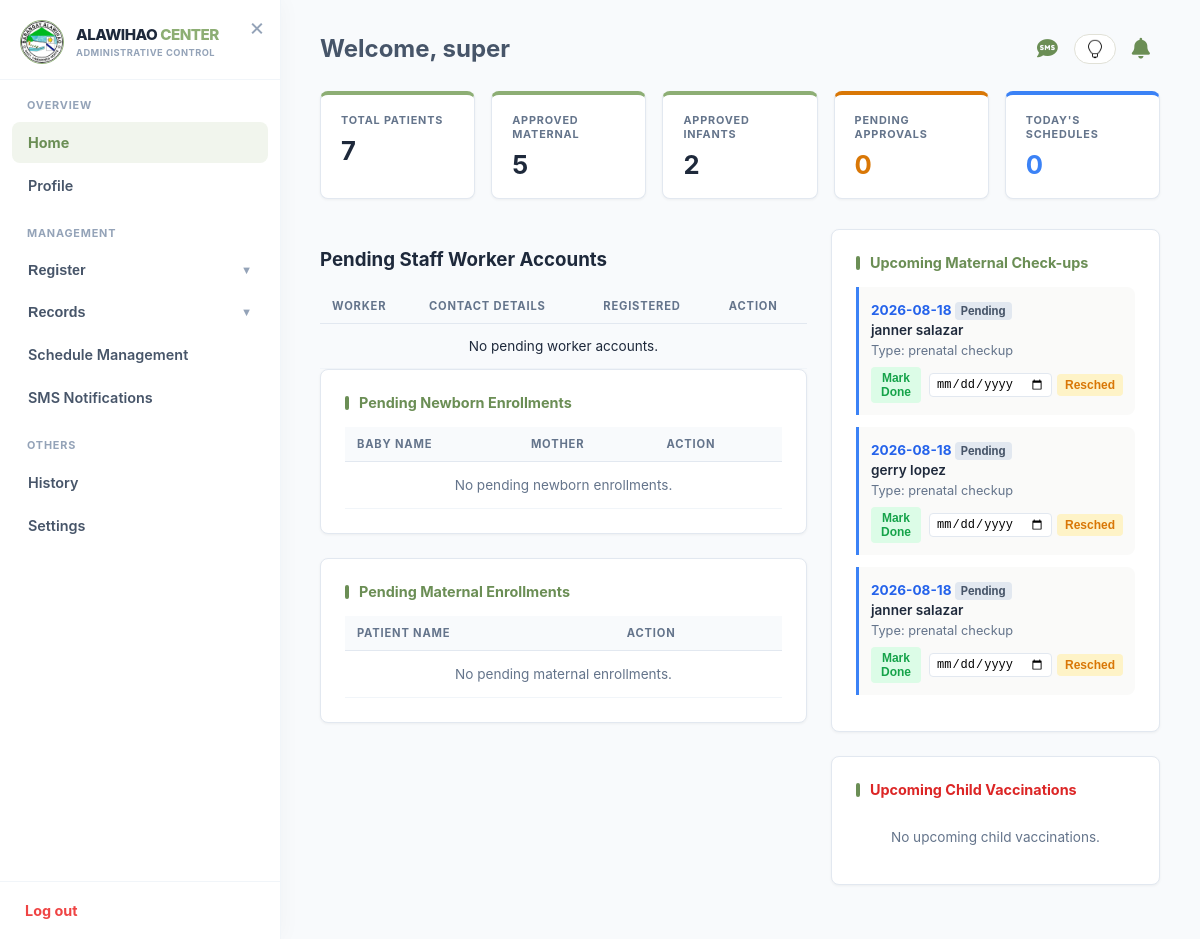
The app's page /admin/admin_dashboard.php (signed in) with its own data.
### tables this page shows
CREATE TABLE `schedules` (
  `id` int(11) NOT NULL,
  `category` enum('Child','Maternal') NOT NULL,
  `patient_name` varchar(255) NOT NULL,
  `service_type` varchar(255) NOT NULL,
  `schedule_date` date NOT NULL,
  `schedule_time` time NOT NULL,
  `status` enum('Pending','Approved','Completed','Cancelled','Reschedule Requested') DEFAULT 'Pending',
  `notes` text DEFAULT NULL,
  `created_at` timestamp NOT NULL DEFAULT current_timestamp()
);

### admin/admin_dashboard.php (the view, shortened to what this page needs)
<?php
include '../db_connect.php';
if (isset($_SESSION['user_id'])) {
    $current_id = $_SESSION['user_id'];
    mysqli_query($conn, "UPDATE users SET last_activity = NOW() WHERE id = '$current_id'");
}
if (!function_exists('check_table_exists')) {
    function check_table_exists($conn, $tableName) {
        $res = mysqli_query($conn, "SHOW TABLES LIKE '$tableName'");
        return ($res && mysqli_num_rows($res) > 0);
    }
}
$mat_reg_table = check_table_exists($conn, 'maternal_registrations') ? 'maternal_registrations' : 'maternal_registration';
$inf_reg_table = check_table_exists($conn, 'children') ? 'children' : 'children ';
$total_maternal_q = mysqli_query($conn, "SELECT COUNT(*) as count FROM $mat_reg_table");
$total_maternal = $total_maternal_q ? mysqli_fetch_assoc($total_maternal_q)['count'] : 0;
$total_infant_q = mysqli_query($conn, "SELECT COUNT(*) as count FROM $inf_reg_table");
$total_infant = $total_infant_q ? mysqli_fetch_assoc($total_infant_q)['count'] : 0;
$total_patients = $total_maternal + $total_infant;
$infant_pending = mysqli_query($conn, "SELECT * FROM $inf_reg_table WHERE status='Pending'");
$maternal_pending = mysqli_query($conn, "SELECT *,
    CONCAT(COALESCE(street,''), ' ', COALESCE(barangay,''), ' ', COALESCE(municipality,'')) AS computed_address,
    CONCAT(COALESCE(spouse_fname,''), ' ', COALESCE(spouse_lname,'')) AS computed_spouse
    FROM $mat_reg_table WHERE status='Pending' ORDER BY created_at DESC");
$pending_infant_count = $infant_pending ? mysqli_num_rows($infant_pending) : 0;
$pending_maternal_count = $maternal_pending ? mysqli_num_rows($maternal_pending) : 0;
$pending_total = ($pending_infant_count + $pending_maternal_count);
$today_maternal_count = 0;
$upcoming_maternal = [];
if (check_table_exists($conn, 'schedules')) {
    $today_mat_q = mysqli_query($conn, "SELECT COUNT(*) as count FROM schedules WHERE category='Maternal' AND LOWER(status) != 'completed' AND schedule_date = CURDATE()");
    if ($today_mat_q) { $today_maternal_count = mysqli_fetch_assoc($today_mat_q)['count']; }
    $mat_upcoming_q = mysqli_query($conn, "
        SELECT id, schedule_date, schedule_time, service_type AS appointment_type, status, patient_name AS full_name
        FROM schedules
        WHERE category = 'Maternal' AND LOWER(status) != 'completed'
        ORDER BY schedule_date ASC, schedule_time ASC LIMIT 10
    ");
    if ($mat_upcoming_q) {
        while ($row = mysqli_fetch_assoc($mat_upcoming_q)) {
            $upcoming_maternal[] = $row;
        }
    }
}
$today_infant_count = 0;
$upcoming_infant = [];
if (check_table_exists($conn, 'schedules')) {
    $today_inf_q = mysqli_query($conn, "SELECT COUNT(*) as count FROM schedules WHERE category='Child' AND LOWER(status) != 'completed' AND schedule_date = CURDATE()");
    if ($today_inf_q) {
        $today_infant_count = mysqli_fetch_assoc($today_inf_q)['count'];
    }
}
?>
<!DOCTYPE html>
<html lang="en">
<head>
    <link rel="stylesheet" href="../theme.css">
    <link rel="stylesheet" href="https://cdnjs.cloudflare.com/ajax/libs/font-awesome/6.4.0/css/all.min.css">
</head>
<body>
    <?php include('admin_sidebar.php'); ?>
    <div id="main">
        <div class="welcome-title" style="display:flex; align-items:center; justify-content:space-between;">
            Welcome, <?php echo htmlspecialchars($_SESSION['name'] ?? 'Admin'); ?>
            <?php include '../notif_bell.php'; ?>
        </div>
        <div class="metrics-grid">
            <div class="metric-card">
                <div class="metric-title">TOTAL PATIENTS</div>
                <div class="metric-value"><?php echo $total_patients; ?></div>
            </div>
            <div class="metric-card">
                <div class="metric-title">APPROVED MATERNAL</div>
                <div class="metric-value"><?php echo $total_maternal; ?></div>
            </div>
            <div class="metric-card">
                <div class="metric-title">APPROVED INFANTS</div>
                <div class="metric-value"><?php echo $total_infant; ?></div>
            </div>
            <div class="metric-card" style="border-top-color: #D97706;">
                <div class="metric-title">PENDING APPROVALS</div>
                <div class="metric-value" style="color: #D97706;"><?php echo $pending_total; ?></div>
            </div>
            <div class="metric-card" style="border-top-color: #3B82F6;">
                <div class="metric-title">TODAY'S SCHEDULES</div>
                <div class="metric-value" style="color: #3B82F6;"><?php echo $today_maternal_count + $today_infant_count; ?></div>
            </div>
        </div>
        <div class="grid-container">
            <div class="left-column">
                <?php include 'worker_verification.php'; ?>
                <div class="card">
                    <div class="card-header-title">Pending Newborn Enrollments</div>
                    <table>
                        <tr><th>Baby Name</th><th>Mother</th><th>Action</th></tr>
                        <?php if($infant_pending && mysqli_num_rows($infant_pending) > 0): ?>
                            <?php while($row = mysqli_fetch_assoc($infant_pending)): ?>
                            <tr>
                                <td><?php echo htmlspecialchars($row['baby_name'] ?? $row['child_name'] ?? ''); ?></td>
                                <td><?php echo htmlspecialchars($row['mother_name'] ?? ''); ?></td>
                                <td>
                                    <button type="button" class="btn-approve" onclick='openNewbornModal(<?php echo json_encode($row); ?>)'>REVIEW</button>
                                    <a href="process_verification.php?remove_id=<?php echo $row['id']; ?>&redirect=admin_dashboard.php" class="btn-reject" onclick="return confirm('Reject this?')">REJECT</a>
                                </td>
                            </tr>
                            <?php endwhile; ?>
                        <?php else: ?>
                            <tr><td colspan="3" class="no-data">No pending newborn enrollments.</td></tr>
                        <?php endif; ?>
                    </table>
                </div>
                <div class="card">
                    <div class="card-header-title">Pending Maternal Enrollments</div>
                    <table>
                        <tr><th>Patient Name</th><th>Action</th></tr>
                        <?php if($maternal_pending && mysqli_num_rows($maternal_pending) > 0): ?>
                            <?php while($row = mysqli_fetch_assoc($maternal_pending)):
                                $row['display_name'] = trim($row['client_fname'] . " " . $row['client_lname']);
                            ?>
                            <tr>
                                <td><?php echo htmlspecialchars($row['display_name'] !== '' ? $row['display_name'] : ($row['full_name'] ?? $row['mother_name'] ?? '')); ?></td>
                                <td>
                                    <button type="button" class="btn-approve" onclick='openVerifyModal(<?php echo json_encode($row); ?>)'>VERIFY & ENROLL</button>
                                    <a href="process_verification.php?remove_preg_id=<?php echo $row['id']; ?>&redirect=admin_dashboard.php" class="btn-reject" onclick="return confirm('Reject this registration?')">REJECT</a>
                                </td>
                            </tr>
                            <?php endwhile; ?>
                        <?php else: ?>
                            <tr><td colspan="2" class="no-data">No pending maternal enrollments.</td></tr>
                        <?php endif; ?>
                    </table>
                </div>
            </div>
            <div class="right-column">
                <div class="card">
                    <div class="card-header-title">Upcoming Maternal Check-ups</div>
                    <?php if(!empty($upcoming_maternal)): ?>
                        <?php foreach($upcoming_maternal as $s): ?>
                        <div class="sched-item">
                            <strong style="color: #2563EB; font-size: 0.85rem;">
                                <?php echo htmlspecialchars($s['schedule_date'] )?>
                            </strong>
                            <span class="status-badge"><?php echo htmlspecialchars($s['status']); ?></span><br>
                            <span style="font-size: 0.85rem; font-weight: 600; color: var(--text-main);">
                                <?php echo htmlspecialchars($s['full_name']); ?>
                            </span><br>
                            <span style="font-size: 0.8rem; color: var(--text-muted);">
                                Type: <?php echo htmlspecialchars($s['appointment_type']); ?>
                            </span>
                            <form method="POST" action="process_verification.php" class="sched-actions">
                                <button type="submit" name="mark_done_maternal" class="btn-done">Mark Done</button>
                                <div class="resched-container" style="margin-top:0;">
                                    <input type="date" name="new_date" class="resched-input" required>
                                    <button type="submit" name="reschedule_maternal" class="btn-resched">Resched</button>
                                </div>
                            </form>
                        </div>
                        <?php endforeach; ?>
                    <?php else: ?>
                        <p class="no-data" style="margin: 0;">No upcoming maternal check-ups.</p>
                    <?php endif; ?>
                </div>
                <div class="card">
                    <div class="card-header-title" style="color: #DC2626;">Upcoming Child Vaccinations</div>
                    <?php if(!empty($upcoming_infant)): ?>
                        <?php foreach($upcoming_infant as $s): ?>
                        <div class="sched-item child-sched">
                            <strong style="color: #DC2626; font-size: 0.85rem;">
                                <?php echo htmlspecialchars($s['schedule_date']); ?>
                                <?php if(!empty($s['schedule_time'])) echo ' (' . htmlspecialchars($s['schedule_time']) . ')'; ?>
                            </strong><br>
                            <span style="font-size: 0.85rem; font-weight: 600; color: var(--text-main);">
                                <?php echo htmlspecialchars($s['child_name'] ?? 'Child'); ?>
                            </span><br>
                            <span style="font-size: 0.8rem; color: var(--text-muted);">
                                Vaccine: <?php echo htmlspecialchars($s['vaccine_type'] ?? 'General Vaccine'); ?>
                            </span>
                            <form method="POST" action="process_verification.php" class="sched-actions">
                                <input type="hidden" name="schedule_id" value="<?php echo $s['id']; ?>">
                                <input type="hidden" name="redirect_to" value="admin_dashboard.php">
                                <button type="submit" name="mark_done_infant" class="btn-done">Mark Done</button>
                                <div class="resched-container" style="margin-top:0;">
                                    <input type="date" name="new_date" class="resched-input" required>
                                    <button type="submit" name="reschedule_infant" class="btn-resched">Resched</button>
                                </div>
                            </form>
                        </div>
                        <?php endforeach; ?>
                    <?php else: ?>
                        <p class="no-data" style="margin: 0;">No upcoming child vaccinations.</p>
                    <?php endif; ?>
                </div>
            </div>
        </div>
    </div>
</body>
</html>

### theme.css (style rules this page uses)
*, *::before, *::after { transition: background-color 0.25s ease, color 0.2s ease, border-color 0.2s ease, box-shadow 0.2s ease; }
:root, [data-theme="light"] { --dm-bg: #F9F9F4; --dm-surface: #FFFFFF; --dm-surface2: #F4F7F0; --dm-text: #2D2D2D; --dm-text2: #555; --dm-muted: #6b7280; --dm-border: #E1E1D7; --dm-hover: #F0F5EC; --dm-sage: #8DAE74; --dm-dark-sage: #5A6B47; --dm-input-bg: #FFFFFF; --dm-input-border: #E1E1D7; --dm-card-shadow: 0 2px 8px rgba(0,0,0,0.06); --dm-sidebar-bg: #FFFFFF; --dm-topbar-bg: #FFFFFF; --dm-topbar-border:#E1E1D7; --dm-table-head: #F4F4ED; --dm-table-stripe: #F9FAF6; --dm-badge-bg: #F0F5EC; }

### admin/admin_dashboard.php (style rules this page uses)
:root { --sage: #8DAE74; --dark-sage: #6B8E55; --light-bg: #F8FAFC; --card-bg: #FFFFFF; --text-main: #1E293B; --text-muted: #64748B; --border-color: #E2E8F0; }
body { font-family: 'Inter', sans-serif; margin: 0; background-color: var(--light-bg); color: var(--text-main); display: flex; height: 100vh; overflow: hidden; }
#main { flex: 1; margin-left: 0; transition: margin-left .3s cubic-bezier(0.4, 0, 0.2, 1); padding: 30px 40px; overflow-y: auto; box-sizing: border-box; }
.welcome-title { font-size: 1.5rem; font-weight: 700; color: #475569; margin-bottom: 24px; }
.metrics-grid { display: grid; grid-template-columns: repeat(5, 1fr); gap: 16px; margin-bottom: 30px; }
.metric-card { background: var(--card-bg); padding: 18px 20px; border-radius: 8px; box-shadow: 0 1px 3px rgba(0,0,0,0.05); border: 1px solid var(--border-color); border-top: 4px solid var(--sage); }
.metric-title { font-size: 0.68rem; font-weight: 700; color: var(--text-muted); text-transform: uppercase; letter-spacing: 0.8px; margin-bottom: 8px; }
.metric-value { font-size: 1.6rem; font-weight: 700; color: var(--text-main); }
.grid-container { display: grid; grid-template-columns: 2fr 1fr; gap: 24px; }
.card { background: var(--card-bg); padding: 24px; border-radius: 8px; box-shadow: 0 1px 3px rgba(0,0,0,0.05); margin-bottom: 24px; border: 1px solid var(--border-color); }
.card-header-title { font-size: 0.9rem; font-weight: 700; color: var(--dark-sage); margin-bottom: 16px; display: flex; align-items: center; }
.card-header-title::before { content: ""; display: inline-block; width: 4px; height: 14px; background-color: var(--dark-sage); margin-right: 10px; border-radius: 2px; }
table { width: 100%; border-collapse: collapse; }
th { text-align: left; padding: 10px 12px; background-color: #F8FAFC; border-bottom: 1px solid var(--border-color); color: var(--text-muted); font-size: 0.7rem; text-transform: uppercase; letter-spacing: 0.8px; font-weight: 700; vertical-align: middle; }
td { padding: 14px 12px; border-bottom: 1px solid #F1F5F9; font-size: 0.85rem; color: var(--text-main); vertical-align: middle; }
.no-data { text-align: center; color: var(--text-muted); padding: 15px; font-size: 0.85rem; }
.sched-item { padding: 12px; border-left: 3px solid #3B82F6; background: #FAFAF9; margin-bottom: 12px; border-radius: 0 8px 8px 0; }
.sched-actions { margin-top: 8px; display: flex; gap: 8px; align-items: center; }
.btn-done { background: #DCFCE7; color: #16A34A; border: none; padding: 4px 10px; border-radius: 4px; font-size: 0.75rem; font-weight: 700; cursor: pointer; }
.resched-container { display: flex; gap: 5px; align-items: center; margin-top: 5px; }
.resched-input { padding: 3px 6px; font-size: 0.75rem; border: 1px solid var(--border-color); border-radius: 4px; }
.btn-resched { background: #FEF3C7; color: #D97706; border: none; padding: 4px 8px; border-radius: 4px; font-size: 0.75rem; font-weight: 700; cursor: pointer; }
.status-badge { font-size: 0.7rem; padding: 2px 6px; border-radius: 4px; font-weight: bold; background: #E2E8F0; color: #475569; }

### admin/admin_sidebar.php (style rules this page uses)
#main, .main-content, #main-wrapper { transition: margin-left 0.3s cubic-bezier(0.4, 0, 0.2, 1) !important; margin-left: 280px !important; box-sizing: border-box !important; }

### records on screen
schedules: schedule_date "2026-08-18", status "Pending", patient_name "janner salazar", service_type "prenatal checkup"
schedules: schedule_date "2026-08-18", status "Pending", patient_name "gerry lopez", service_type "prenatal checkup"
schedules: schedule_date "2026-08-18", status "Pending", patient_name "janner salazar", service_type "prenatal checkup"

### other values on screen
$_SESSION['name'] "super"
$total_patients "7"
$total_maternal "5"
$total_infant "2"
$pending_total "0"
$today_maternal_count + $today_infant_count "0"
